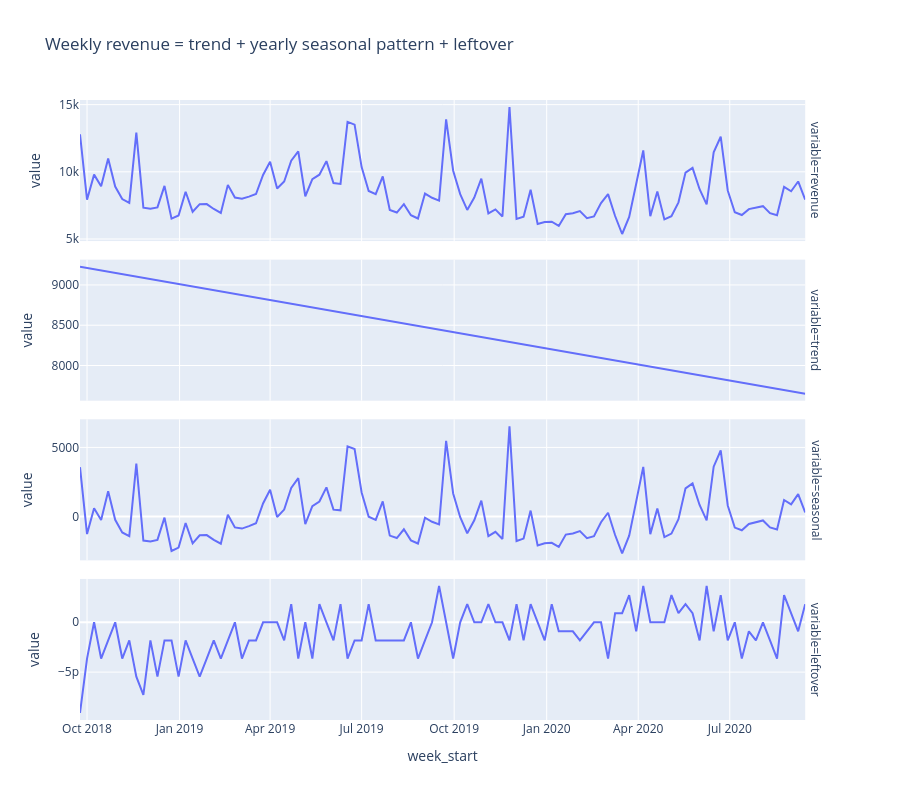

Notebook cell for this chart:
### Code cell
from statsmodels.tsa.seasonal import STL

weekly = q("""
    select week_start, sum(price_index) as revenue
    from main_marts.fct_sales
    where week_start between date '2018-09-24' and date '2020-09-14'   -- full weeks only
    group by 1 order by 1
""")
print(f"{weekly.height} full weeks")
stl = STL(weekly["revenue"].to_numpy(), period=52, robust=True).fit()
parts = weekly.with_columns(
    pl.Series("trend", stl.trend),
    pl.Series("seasonal", stl.seasonal),
    pl.Series("leftover", stl.resid),
)
fig = px.line(parts.unpivot(index="week_start", on=["revenue", "trend", "seasonal", "leftover"]),
              x="week_start", y="value", facet_row="variable", height=800,
              title="Weekly revenue = trend + yearly seasonal pattern + leftover")
fig.update_yaxes(matches=None)
fig.show()
